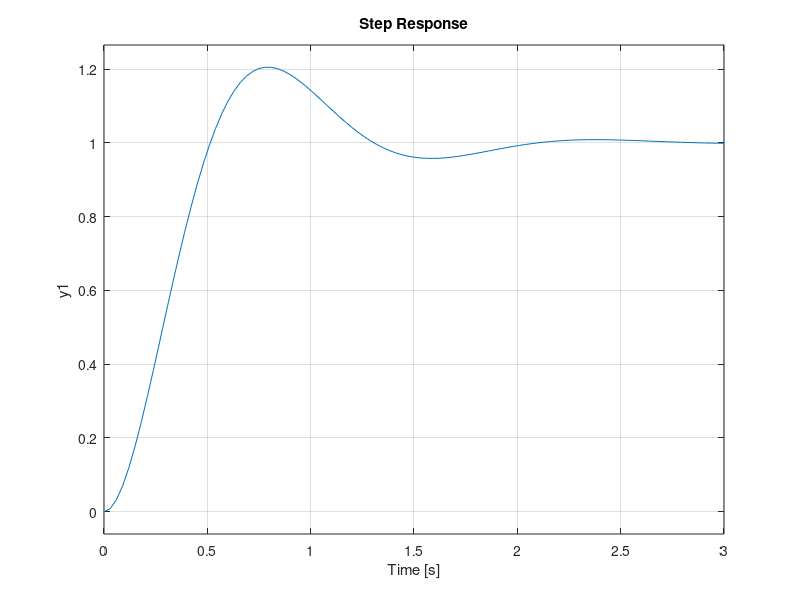

Reproduce this figure in MATLAB.
%
% spec0525_plot.m
%

Tf = 3;  % time final (sec)

Tr = 0.5;	% rise time
OS = 25;	% percent overshoot

wn = 2.22/Tr;
xz = -0.6*(OS/100 - 1);

Hs = tf([wn^2], [1 2*xz*wn wn^2]);

step(Hs, Tf);

print('spec0525_plot.eps', '-deps');
